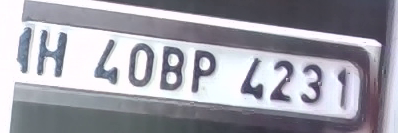
#> input picture Img/auto_snap_20260414_113417.png, 398 x 133 px
$ python extractor.py ../Img/auto_snap_20260414_113417.png
#> lines starting #> are read from the running program, lines starting #| are printed output that depends on the picture
import cv2
import pytesseract
import sys
import os
import csv
import shutil
import json
import re
from datetime import datetime
import warnings
warnings.filterwarnings("ignore", category=FutureWarning)
try:
    from google import genai
    HAS_NEW_GENAI = True
except ImportError:
    import google.generativeai as genai
    HAS_NEW_GENAI = False
from PIL import Image

def configure_tesseract():
    env_cmd = os.getenv("TESSERACT_CMD")
    if env_cmd and os.path.exists(env_cmd):
        pytesseract.pytesseract.tesseract_cmd = env_cmd
        return
    path_cmd = shutil.which("tesseract")
    if path_cmd:
        pytesseract.pytesseract.tesseract_cmd = path_cmd
        return
    if os.name == "nt":
        user = os.getenv("USERNAME", "")
        candidates = [
            r"C:\Program Files\Tesseract-OCR\tesseract.exe",
            r"C:\Program Files (x86)\Tesseract-OCR\tesseract.exe",
            fr"C:\Users\{user}\AppData\Local\Programs\Tesseract-OCR\tesseract.exe",
        ]
        for candidate in candidates:
            if os.path.exists(candidate):
                pytesseract.pytesseract.tesseract_cmd = candidate
                return

def get_gemini_api_key():
    try:
        script_dir = os.path.dirname(os.path.abspath(__file__))
        config_path = os.path.join(script_dir, "..", "src", "gemini_config.json")
        with open(config_path, "r") as f:
            return json.load(f).get("api_key")
    except Exception:
        return "AIzaSyAKkbYvAmSuVBxRNKg4UX_12Y7x-EN1kzw"

def format_indian_plate(text):
    text = "".join(filter(str.isalnum, text.upper()))
    if not text: return ""
    if text[0] == 'W': text = 'M' + text[1:]
    # [8 lines left out: functions to_digits_strict, to_chars_strict, not called in this run]
    if len(text) == 9:
        if text[2].isdigit() and not text[3].isdigit(): text = text[0:2] + '0' + text[2:]
        else: text = text[0:4] + '0' + text[4:]
    if len(text) >= 7:
        while len(text) < 10: text += '0'
        final_text = text[:10]
        c1 = to_chars_strict(final_text[0:2])
        n1 = to_digits_strict(final_text[2:4])
        c2 = to_chars_strict(final_text[4:6])
        n2 = to_digits_strict(final_text[6:10])
        return f"{c1} {n1} {c2} {n2}"
    return text

def gemini_extract(cv2_img):
    try:
        api_key = get_gemini_api_key()
        if not api_key: return ""

        rgb_img = cv2.cvtColor(cv2_img, cv2.COLOR_BGR2RGB)
        pil_img = Image.fromarray(rgb_img)
        prompt = (
            "You are an ANPR expert. Extract the Indian registration number. "
            "Output exactly 10 alphanumeric characters in format: CC NN CC NNNN. "
            "Include spaces only. Return only the plate text."
        )

        if HAS_NEW_GENAI:
            client = genai.Client(api_key=api_key)
            response = client.models.generate_content(
                model='gemini-1.5-flash-latest',
                contents=[prompt, pil_img]
            )
            text = response.text
        else:
            genai.configure(api_key=api_key)
            model = genai.GenerativeModel('gemini-1.5-flash-latest')
            response = model.generate_content([prompt, pil_img])
            text = response.text

        return format_indian_plate(text.strip().upper())
    except Exception as e:
        # print(f"DEBUG: Gemini error: {e}", file=sys.stderr)
        return ""

def preprocess_and_ocr(plate_roi):
    if plate_roi is None or plate_roi.size == 0: return ""
    res = gemini_extract(plate_roi)
    if len(res) >= 5: return res
    h, w = plate_roi.shape[:2]
    target_width = 800
    scale = target_width / float(w)
    img = cv2.resize(plate_roi, (target_width, int(h * scale)), interpolation=cv2.INTER_CUBIC)
    denoised = cv2.fastNlMeansDenoising(img, h=10)
    clahe = cv2.createCLAHE(clipLimit=3.0, tileGridSize=(8, 8))
    contrast = clahe.apply(denoised)
    variants = []
    _, t1 = cv2.threshold(contrast, 0, 255, cv2.THRESH_BINARY + cv2.THRESH_OTSU)
    variants.append(t1)
    kernel = cv2.getStructuringElement(cv2.MORPH_RECT, (2, 2))
    variants.append(cv2.dilate(t1, kernel, iterations=1))
    variants.append(cv2.adaptiveThreshold(contrast, 255, cv2.ADAPTIVE_THRESH_GAUSSIAN_C, cv2.THRESH_BINARY, 11, 2))
    best_text = ""
    for v in variants:
        for psm in ["--psm 7", "--psm 6", "--psm 11"]:
            config = f"-c tessedit_char_whitelist=ABCDEFGHIJKLMNOPQRSTUVWXYZ0123456789 {psm}"
            text = pytesseract.image_to_string(v, config=config)
            cleaned = "".join(text.split()).strip()
            if len(cleaned) >= 4:
                if len(cleaned) > len(best_text): best_text = cleaned
                if 8 <= len(cleaned) <= 10: return cleaned
    return best_text

def extract_plate_number(image_path):
#> called with image_path = '../Img/auto_snap_20260414_113417.png'
    if not os.path.exists(image_path): return
    try:
        configure_tesseract()
        img = cv2.imread(image_path)
#> img is the input picture: shape (133, 398, 3); mean B, G, R 168, 158.5, 159
        if img is None: return
        gray = cv2.cvtColor(img, cv2.COLOR_BGR2GRAY)
        cp = cv2.data.haarcascades + "haarcascade_russian_plate_number.xml"
        plate_cascade = cv2.CascadeClassifier(cp)
        plates = plate_cascade.detectMultiScale(gray, 1.1, 3, minSize=(50, 15))
#> plates = [[40, 14, 335, 112]]
        candidates = []
        if len(plates) > 0:
            for (x, y, w, h) in plates:
                mx, my = int(w * 0.08), int(h * 0.08)
                x1, y1 = max(0, x-mx), max(0, y-my)
                w1, h1 = min(gray.shape[1]-x1, w+2*mx), min(gray.shape[0]-y1, h+2*my)
                roi = gray[y1:y1+h1, x1:x1+w1]
                res = preprocess_and_ocr(roi)
                if res: candidates.append(res)
#> this loop made 1 pass
#> (x, y, mx, my, x1, y1) on pass 1: (40, 14, 26, 8, 14, 6)
#> pass 1, in extract_plate_number, `roi = gray[y1:y1+h1, x1:x1+w1]`:
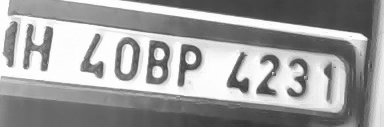
#> roi: shape (127, 384); min 53, max 254, mean 158.5
#> pass 1, in preprocess_and_ocr, `img = cv2.resize(plate_roi, (target_width, int(h * scale)), interpolat..`:
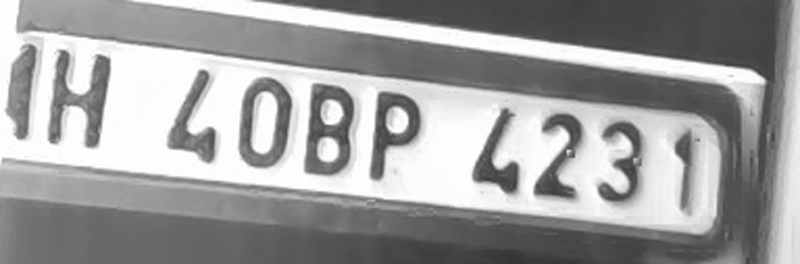
#> img: shape (264, 800); min 52, max 255, mean 158.5
#> after the loop, candidates = []
        if not candidates:
            res = preprocess_and_ocr(gray)
            if res: candidates.append(res)
        if candidates: print(format_indian_plate(max(candidates, key=len)))
        else: print("")
    except Exception: pass

# [47 lines left out: function run_webcam_detection, not called in this run]

if __name__ == "__main__":
    if len(sys.argv) > 1 and sys.argv[1] == "--webcam": run_webcam_detection()
    elif len(sys.argv) > 1: extract_plate_number(sys.argv[1])
#> (the call stopped at in preprocess_and_ocr, `text = pytesseract.image_to_string(v, config=config)`: pytesseract is not available in this run)

$ run again, on Img/auto_snap_20260414_113424.png
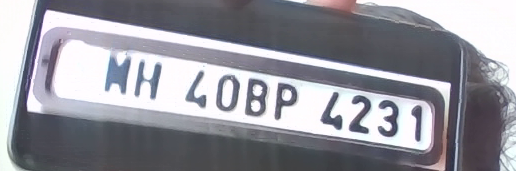
#> input picture Img/auto_snap_20260414_113424.png, 516 x 171 px
#> in extract_plate_number, img is the input picture: shape (171, 516, 3); mean B, G, R 156.1, 148.2, 148.2
#> in extract_plate_number, `gray = cv2.cvtColor(img, cv2.COLOR_BGR2GRAY)`:
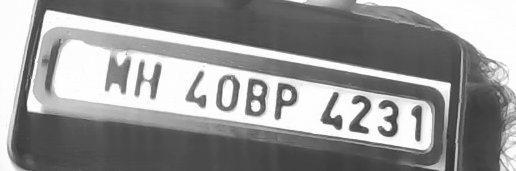
#> gray: shape (171, 516); min 45, max 254, mean 149.1
#> plates = [[118, 41, 354, 118]]
#> the loop in extract_plate_number, `for (x, y, w, h) in plates:` made 1 pass
#> (x, y, mx, my, x1, y1) on pass 1: (118, 41, 28, 9, 90, 32)
#> pass 1, in preprocess_and_ocr, `img = cv2.resize(plate_roi, (target_width, int(h * scale)), interpolat..`:
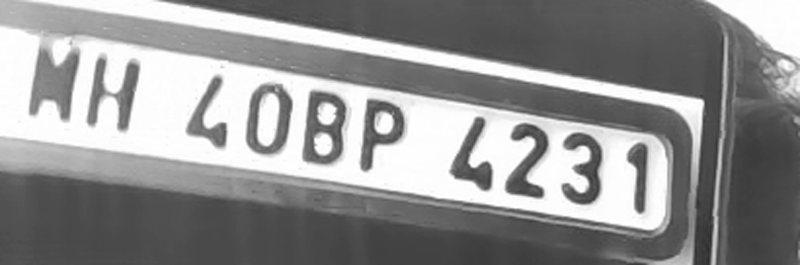
#> img: shape (265, 800); min 44, max 255, mean 145.1
#> after the loop in extract_plate_number, `for (x, y, w, h) in plates:`: candidates = []

$ run again, on Img/auto_snap_20260414_113426.png
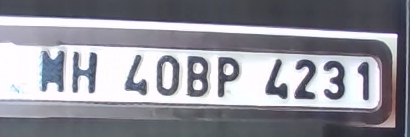
#> input picture Img/auto_snap_20260414_113426.png, 410 x 137 px
#> in extract_plate_number, img is the input picture: shape (137, 410, 3); mean B, G, R 154.4, 145.4, 145.1
#> plates = [[65, 20, 308, 103]]
#> the loop in extract_plate_number, `for (x, y, w, h) in plates:` made 1 pass
#> (x, y, mx, my, x1, y1) on pass 1: (65, 20, 24, 8, 41, 12)
#> pass 1, in extract_plate_number, `roi = gray[y1:y1+h1, x1:x1+w1]`:
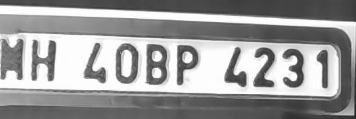
#> roi: shape (119, 356); min 39, max 254, mean 154.6
#> pass 1, in preprocess_and_ocr, `img = cv2.resize(plate_roi, (target_width, int(h * scale)), interpolat..`:
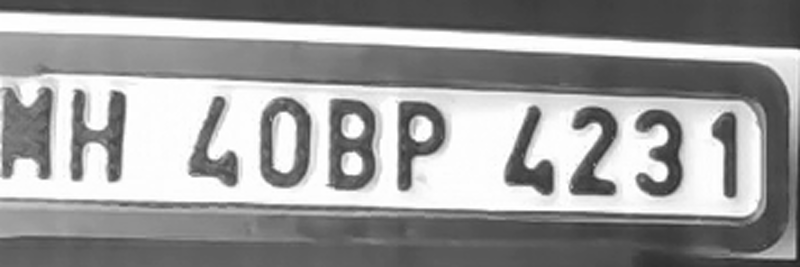
#> img: shape (267, 800); min 33, max 255, mean 154.6
#> after the loop in extract_plate_number, `for (x, y, w, h) in plates:`: candidates = []

$ run again, on Img/auto_snap_20260414_113428.png
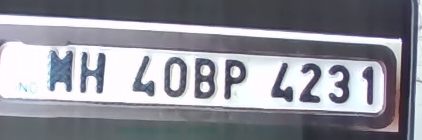
#> input picture Img/auto_snap_20260414_113428.png, 422 x 140 px
#> in extract_plate_number, img is the input picture: shape (140, 422, 3); mean B, G, R 153.6, 144.7, 143.6
#> in extract_plate_number, `gray = cv2.cvtColor(img, cv2.COLOR_BGR2GRAY)`:
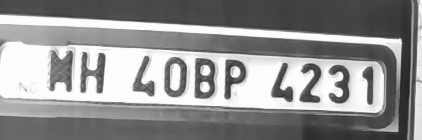
#> gray: shape (140, 422); min 31, max 254, mean 145.4
#> plates = [[76, 22, 316, 105]]
#> the loop in extract_plate_number, `for (x, y, w, h) in plates:` made 1 pass
#> (x, y, mx, my, x1, y1) on pass 1: (76, 22, 25, 8, 51, 14)
#> pass 1, in preprocess_and_ocr, `img = cv2.resize(plate_roi, (target_width, int(h * scale)), interpolat..`:
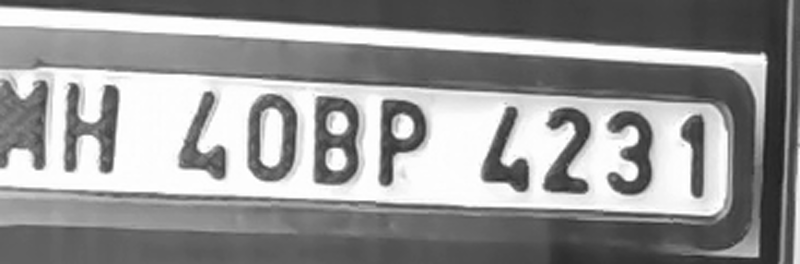
#> img: shape (264, 800); min 30, max 255, mean 149.1
#> after the loop in extract_plate_number, `for (x, y, w, h) in plates:`: candidates = []
